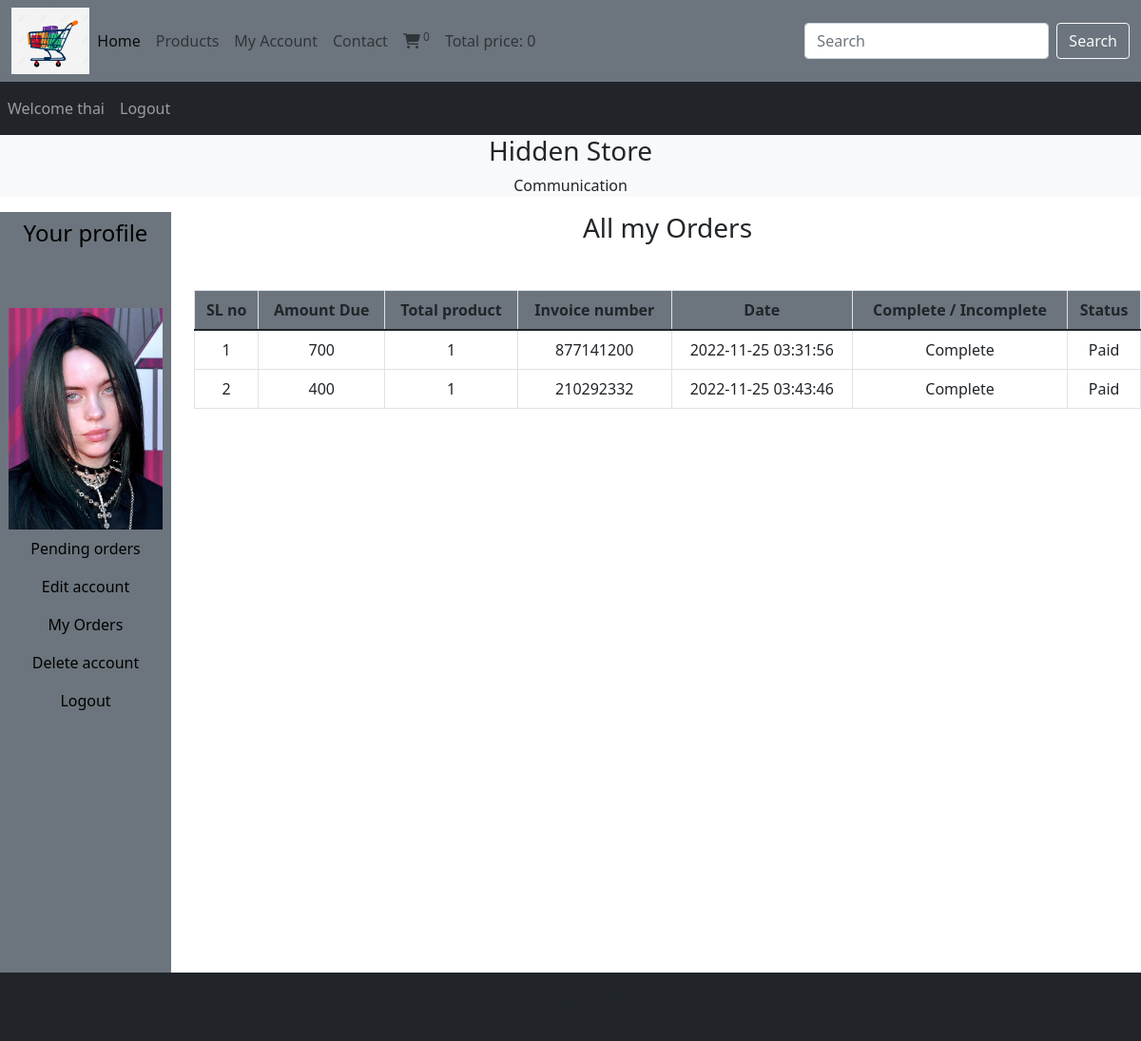
/webapp/users_area/profile.php?my_orders (signed in), run on the app's committed database.
### tables this page shows
CREATE TABLE `user_table` (
  `user_id` int(11) NOT NULL,
  `username` varchar(100) NOT NULL,
  `user_email` varchar(100) NOT NULL,
  `user_password` varchar(255) NOT NULL,
  `user_image` varchar(255) NOT NULL,
  `user_ip` varchar(100) NOT NULL,
  `user_address` varchar(255) NOT NULL,
  `user_mobile` varchar(20) NOT NULL
);

CREATE TABLE `user_orders` (
  `order_id` int(11) NOT NULL,
  `user_id` int(11) NOT NULL,
  `amount_due` int(255) NOT NULL,
  `invoice_number` int(255) NOT NULL,
  `total_products` int(255) NOT NULL,
  `order_date` timestamp NOT NULL DEFAULT current_timestamp() ON UPDATE current_timestamp(),
  `order_status` varchar(255) NOT NULL
);

### webapp/users_area/userOrders.php (the view, shortened to what this page needs)
<!DOCTYPE html>
<html lang="en">
<head>
    <link href="https://cdn.jsdelivr.net/npm/bootstrap@5.1.3/dist/css/bootstrap.min.css" rel="stylesheet"
>
    <link rel="stylesheet" href="https://cdnjs.cloudflare.com/ajax/libs/font-awesome/6.2.0/css/all.min.css"
 />
</head>
<body>
    <?php
    $username = $_SESSION['username'];
    $get_user = "SELECT * FROM user_table WHERE username='$username'";
    $result = mysqli_query($con, $get_user);
    $row_fetch = mysqli_fetch_assoc($result);
    $user_id = $row_fetch['user_id'];
    ?>
    <h3 class="text-dark">All my Orders</h3>
    <table class="table table-bordered mt-5">
        <thead class="bg-secondary">
            <tr>
                <th>SL no</th>
                <th>Amount Due</th>
                <th>Total product</th>
                <th>Invoice number</th>
                <th>Date</th>
                <th>Complete / Incomplete</th>
                <th>Status</th>
            </tr>
        </thead>
        <tbody class="">
            <?php
            $get_order_detail = "SELECT * FROM user_orders WHERE user_id='$user_id'";
            $result_orders = mysqli_query($con, $get_order_detail);
            $number = 1;
            while ($row_order = mysqli_fetch_assoc($result_orders)) {
                $order_id = $row_order['order_id'];
                $amount_due = $row_order['amount_due'];
                $total_product = $row_order['total_products'];
                $invoice_number = $row_order['invoice_number'];
                $order_status = $row_order['order_status'];
                if ($order_status == 'pending') {
                    $order_status = 'Incomplete';
                } else {
                    $order_status = 'Complete';
                }
                $order_date = $row_order['order_date'];
                echo "<tr>
                <td>$number</td>
                <td>$amount_due</td>
                <td>$total_product</td>
                <td>$invoice_number</td>
                <td>$order_date</td>
                <td>$order_status</td>";
                ?>
            <?php
                if ($order_status == 'Complete') {
                    echo "<td>Paid</td>";
                } else {
                    echo "<td><a href = 'confirmPayment.php?order_id=$order_id' class = 'text-dark'>Confirm</a></td>
                    </tr>";
                }
                $number++;
            }
            ?>
        </tbody>
    </table>
</body>
</html>

### webapp/users_area/profile.php (shortened to what this page needs)
<?php
include('../functions/common_function.php');
?>
<!DOCTYPE html>
<html lang="en">
<head>
    <link href="https://cdn.jsdelivr.net/npm/bootstrap@5.1.3/dist/css/bootstrap.min.css" rel="stylesheet"
>
    <link rel="stylesheet" href="https://cdnjs.cloudflare.com/ajax/libs/font-awesome/6.2.0/css/all.min.css"
 />
    <link rel="stylesheet" href="../style.css">
</head>
<body>
    <div class="container-fluid p-0">
        <nav class="navbar navbar-expand-lg navbar-light bg-secondary">
            <div class="container-fluid">
                <img src="../image/logo.png" alt="" class="logo">
                <div class="collapse navbar-collapse" id="navbarSupportedContent">
                    <ul class="navbar-nav me-auto mb-2 mb-lg-0">
                        <li class="nav-item">
                            <a class="nav-link active" aria-current="page" href="../index.php">Home</a>
                        </li>
                        <li class="nav-item">
                            <a class="nav-link" href="../display_all.php">Products</a>
                        </li>
                        <li class="nav-item">
                            <a class="nav-link" href="profile.php">My Account</a>
                        </li>
                        <li class="nav-item">
                            <a class="nav-link" href="#">Contact</a>
                        </li>
                        <li class="nav-item">
                            <a class="nav-link" href="../cart.php"> <i
                                    class="fa-sharp fa-solid fa-cart-shopping"></i><sup>
                                </sup></a>
                        </li>
                        <li class="nav-item">
                            <a class="nav-link" href="#">Total price:
                            </a>
                        </li>
                    </ul>
                    <form class="d-flex" action="../searchProduct.php" method="GET">
                        <input class="form-control me-2" type="search" placeholder="Search" aria-label="Search"
                            name="search_data">
                        <input type="submit" value="Search" class="btn btn-outline-light" name="search_data_product">
                    </form>
                </div>
            </div>
        </nav>
        <nav class="navbar navbar-expand-lg navbar-dark bg-dark">
            <ul class="navbar-nav me-auto">
                <?php
                if (!isset($_SESSION['username'])) {
                    echo "<li class='nav-item'>
                    <a class='nav-link' href='#'>Welcome</a>
                </li>";
                } else {
                    echo "<li class='nav-item'>
                        <a class='nav-link' href='#'>Welcome " . $_SESSION['username'] . "</a>
                    </li>";
                }
                if (!isset($_SESSION['username'])) {
                    echo "<li class='nav-item'>
                        <a class='nav-link' href='./users_area/userLogin.php'>Login</a>
                    </li>";
                } else {
                    echo "<li class='nav-item'>
                        <a class='nav-link' href='./users_area/logout.php'>Logout</a>
                    </li>";
                }
                ?>
            </ul>
        </nav>
        <div class="bg-light">
            <h3 class="text-center">
                Hidden Store
            </h3>
            <p class="text-center">Communication </p>
        </div>
        <div class="row">
            <div class="col-md-2">
                <ul class="navbar-nav bg-secondary text-center" style="height: 100vh">
                    <li class="nav-item bg-secondary">
                        <a class="nav-link" href="#">
                            <h4 class="text-black">Your profile</h4>
                        </a>
                    </li>
                    <?php
                    $username = $_SESSION['username'];
                    $user_image = "SELECT * FROM user_table WHERE username = '$username'";
                    $run_user_image = mysqli_query($con, $user_image);
                    $row_image = mysqli_fetch_array($run_user_image);
                    $user_image = $row_image['user_image'];
                    echo "<li class='nav-item bg-secondary'>
                    <img src='./user_images/$user_image' class='profile_img my-4' alt=''>
                </li>";
                    ?>
                    <li class="nav-item bg-secondary">
                        <a class="nav-link text-black" href="profile.php">
                            Pending orders
                        </a>
                    </li>
                    <li class="nav-item bg-secondary">
                        <a class="nav-link text-black" href="profile.php?edit_account">
                            Edit account
                        </a>
                    </li>
                    <li class="nav-item bg-secondary">
                        <a class="nav-link text-black" href="profile.php?my_orders">
                            My Orders
                        </a>
                    </li>
                    <li class="nav-item bg-secondary">
                        <a class="nav-link text-black" href="profile.php?delete_account">
                            Delete account
                        </a>
                    </li>
                    <li class="nav-item bg-secondary">
                        <a class="nav-link text-black" href="logout.php">
                            Logout
                        </a>
                    </li>
                </ul>
            </div>
            <div class="col-md-10 text-center">
                <?php
                if(isset($_GET['my_orders'])){
                    include("userOrders.php");
                }
                ?>
            </div>
        </div>
        <?php
        include('../includes/footer.php');
        ?>
    </div>
</body>
</html>

### webapp/style.css (style rules this page uses)
* { margin: 0; padding: 0; box-sizing: border-box; }
.logo { height: 7%; width: 7%; }
.profile_img { width: 100%; height: 100%; }

### webapp/users_area/profile.php (style rules this page uses)
body { overflow-x: hidden; }
.profile_img { width: 90%; margin: auto; display: block; height: 100%; object-fit: contain; }

### data on the page
user_table: user_image (picture)
user_orders: amount_due "700", total_products "1", invoice_number "877141200", order_date "2022-11-25 03:31:56", order_status "Complete", shows "Paid"
user_orders: amount_due "400", total_products "1", invoice_number "210292332", order_date "2022-11-25 03:43:46", order_status "Complete", shows "Paid"

### other printed values
$count "0"
$total "0"
$_SESSION['username'] "thai"
